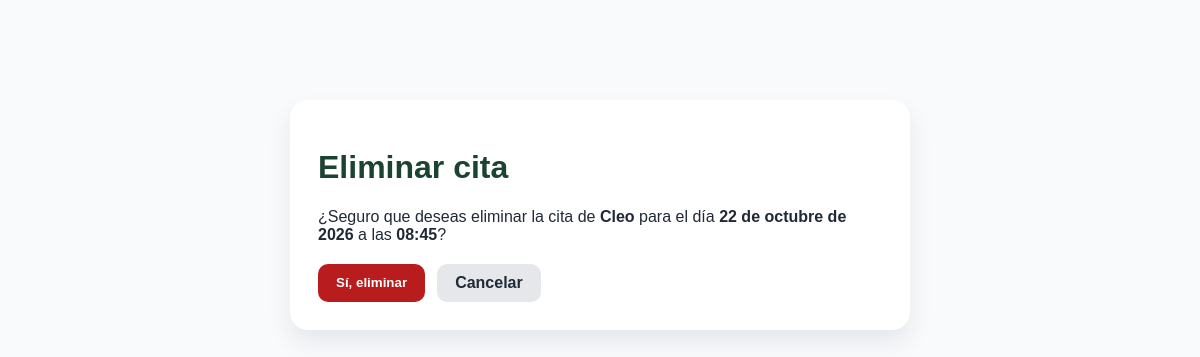
/citas/20/eliminar/ (signed in), run on the app's committed database.
### clinica/models.py (models this page shows, shortened)
class Cita(models.Model):
    ESTADO_CHOICES = [
        ('pendiente', 'Pendiente'),
        ('atendida', 'Atendida'),
        ('cancelada', 'Cancelada'),
    ]
    mascota = models.ForeignKey(Mascota, on_delete=models.CASCADE, related_name='citas')
    fecha = models.DateField()
    hora = models.TimeField()
    motivo = models.TextField()
    estado = models.CharField(max_length=20, choices=ESTADO_CHOICES, default='pendiente')
    class Meta:
        ordering = ['fecha', 'hora']
        verbose_name = 'Cita'
        verbose_name_plural = 'Citas'

class Mascota(models.Model):
    ESPECIE_CHOICES = [
        ('Perro', 'Perro'),
        ('Gato', 'Gato'),
        ('Conejo', 'Conejo'),
        ('Hamster', 'Hamster'),
        ('Ave', 'Ave'),
    ]
    nombre = models.CharField(max_length=100)
    especie = models.CharField(max_length=20, choices=ESPECIE_CHOICES)
    raza = models.CharField(max_length=100)
    nombre_dueno = models.CharField(max_length=150)

### clinica/views.py (the view)
# urls.py: path("citas/<int:cita_id>/eliminar/", views.eliminar_cita, name="eliminar_cita"),
@login_required(login_url='login_recepcionista')
def eliminar_cita(request, cita_id):
    cita = Cita.objects.get(pk=cita_id)
    if request.method == 'POST':
        cita.delete()
        messages.success(request, 'Cita eliminada correctamente.')
        return redirect('agenda_diaria')
    return render(request, 'clinica/eliminar_cita.html', {'cita': cita})

### templates/clinica/eliminar_cita.html (shortened to what this page needs)
<!DOCTYPE html>
<html lang="es">
<head>
</head>
<body>
    <div class="container">
        <div class="card">
            <h1>Eliminar cita</h1>
            <p>¿Seguro que deseas eliminar la cita de <strong>{{ cita.mascota.nombre }}</strong> para el día <strong>{{ cita.fecha }}</strong> a las <strong>{{ cita.hora }}</strong>?</p>
            <form method="post">
                <div class="actions">
                    <button type="submit" class="btn btn-danger">Sí, eliminar</button>
                    <a href="{% url 'agenda_diaria' %}" class="btn btn-secondary">Cancelar</a>
                </div>
            </form>
        </div>
    </div>
</body>
</html>

### templates/clinica/eliminar_cita.html (style rules this page uses)
body { font-family: Arial, sans-serif; background: #f8fafc; color: #1f2937; }
.container { max-width: 620px; margin: 100px auto; padding: 0 20px; }
.card { background: white; border-radius: 18px; box-shadow: 0 12px 24px rgba(15, 23, 42, 0.08); padding: 28px; }
h1 { color: #1b4332; }
.actions { display: flex; gap: 12px; flex-wrap: wrap; margin-top: 20px; }
.btn { display: inline-block; text-decoration: none; border: none; border-radius: 10px; padding: 10px 18px; font-weight: 700; cursor: pointer; }
.btn-danger { background: #b91c1c; color: white; }
.btn-secondary { background: #e5e7eb; color: #1f2937; }

### data on the page
Cita: mascota.nombre "Cleo", fecha "22 de octubre de 2026", hora "08:45"
